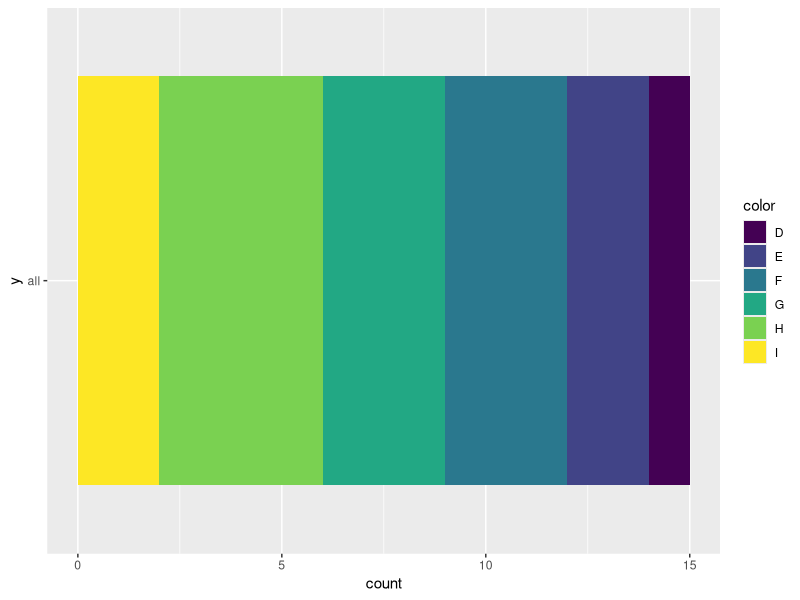
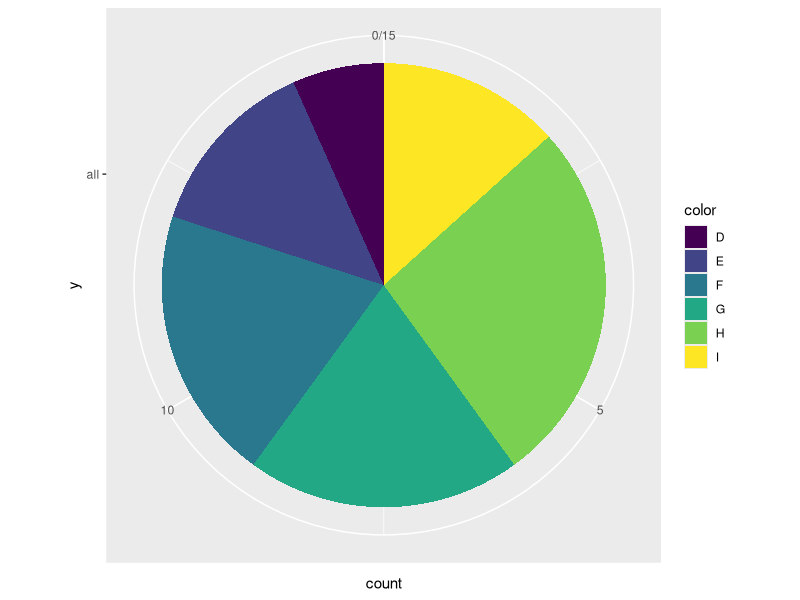
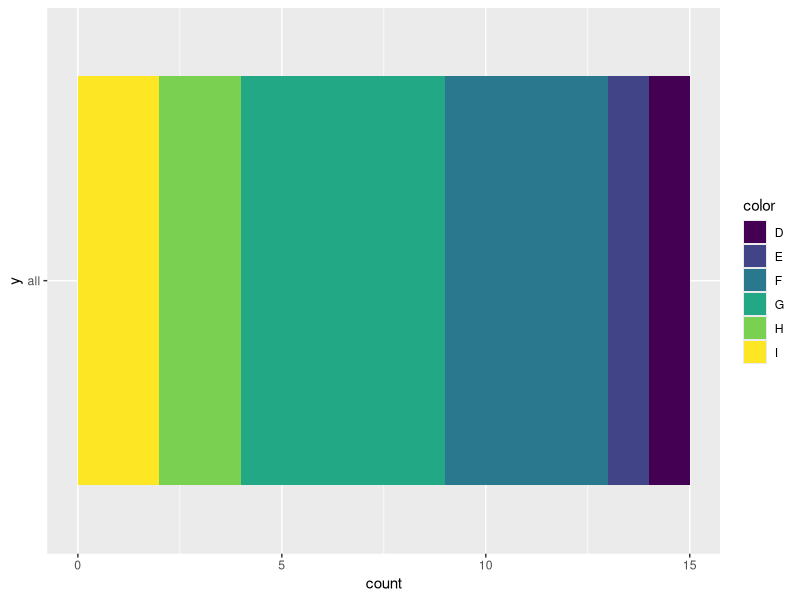
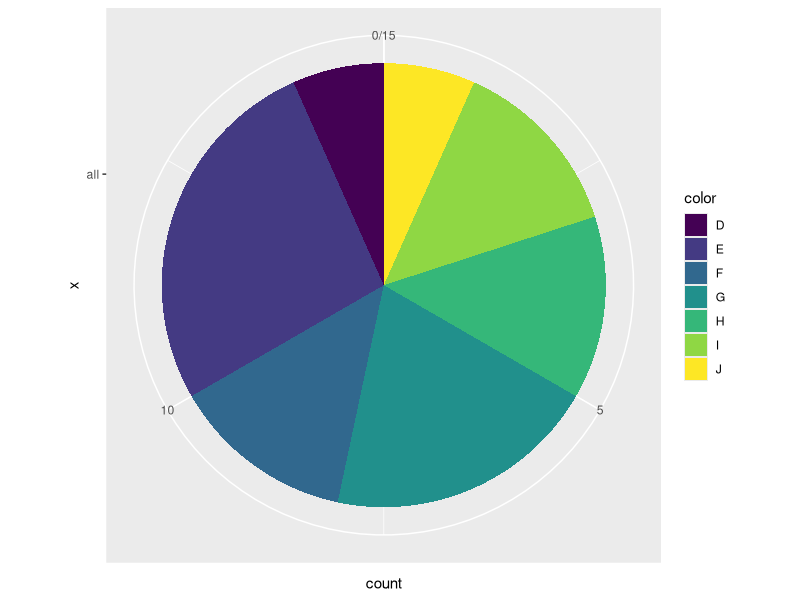
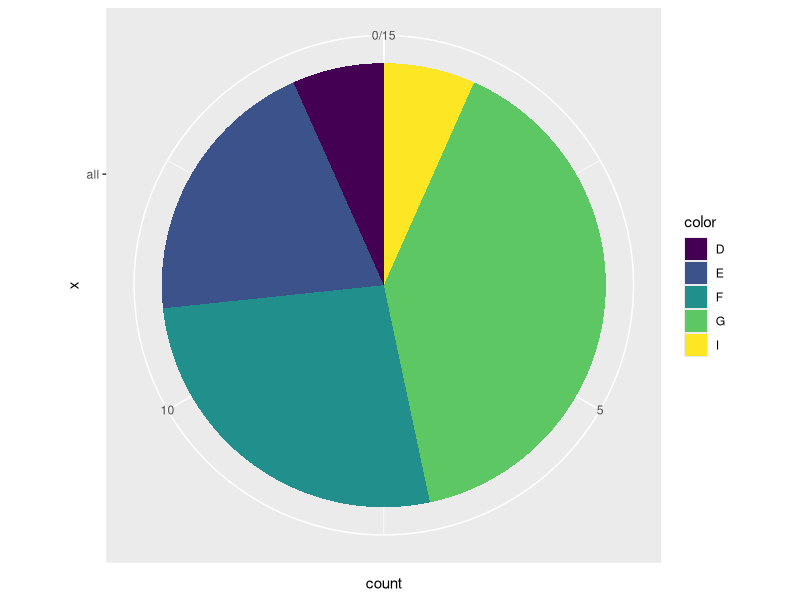

Reproduce these figures in R, in order.
## ---- chunk 1
knitr::opts_chunk$set(echo = TRUE)
options(tidyverse.quiet = TRUE)

## ---- chunk 2
library(tidyverse)
library(rlang)
data_frame0 <- ggplot2:::data_frame0
unique0 <- ggplot2:::unique0
## ---- chunk 3
diamonds |>
  dplyr::sample_n(15) |>
  ggplot() + 
  aes(fill = color) + 
  aes(y = "all") + 
  geom_bar()

last_plot() +
  coord_polar()

diamonds |>
  dplyr::sample_n(15) |>
  ggplot() + 
  aes(fill = color) + 
  aes(y = "all") + 
  geom_bar()
## ---- chunk 4
GeomBar$required_aes <- "fill"


StatCount <- ggproto("StatCount", Stat,
  required_aes = "fill",

  default_aes = aes(x = NULL, y = after_stat(count), weight = 1),

  setup_params = function(self, data, params) {
    # params$flipped_aes <- has_flipped_aes(data, params, main_is_orthogonal = FALSE)

        params$flipped_aes <- FALSE

    # has_x <- !(is.null(data$x) && is.null(params$x))
    # has_y <- !(is.null(data$y) && is.null(params$y))
    # if (!has_x && !has_y) {
    #   cli::cli_abort("{.fn {snake_class(self)}} requires an {.field x} or {.field y} aesthetic.")
    # }
    # if (has_x && has_y) {
    #   cli::cli_abort("{.fn {snake_class(self)}} must only have an {.field x} {.emph or} {.field y} aesthetic.")
    # }

    # if (is.null(params$width)) {
    #   # x <- if (params$flipped_aes) "y" else "x"
    #   x <- "x"

      params$width <- resolution(data[[x]]) * 0.9
    # }

    params
  },

  extra_params = c("na.rm", "orientation"),

  compute_group = function(self, data, scales, width = NULL, flipped_aes = FALSE) {
    
    data$x <- .5
    
    data <- flip_data(data, flipped_aes)
    x <- data$x
    weight <- data$weight %||% rep(1, length(x))

    count <- as.vector(rowsum(weight, x, na.rm = TRUE))

    bars <- data_frame0(
      count = count,
      prop = count / sum(abs(count)),
      x = sort(unique0(x)),
      width = width,
      flipped_aes = flipped_aes,
      .size = length(count)
    )
    flip_data(bars, flipped_aes)
  },

  dropped_aes = "weight"
)

## ---- chunk 5
diamonds |>
  dplyr::sample_n(15) |>
  ggplot() + 
  aes(fill = color) + 
  aes(x = "all") + 
  geom_bar() +
  coord_polar(theta = "y")


diamonds |>
  dplyr::sample_n(15) |>
  ggplot() + 
  aes(fill = color) + 
  aes(x = "all") + 
  geom_bar() +
  # layer(geom = GeomBar, stat = StatCount, position = "stack") +
  coord_polar(theta = "y")
